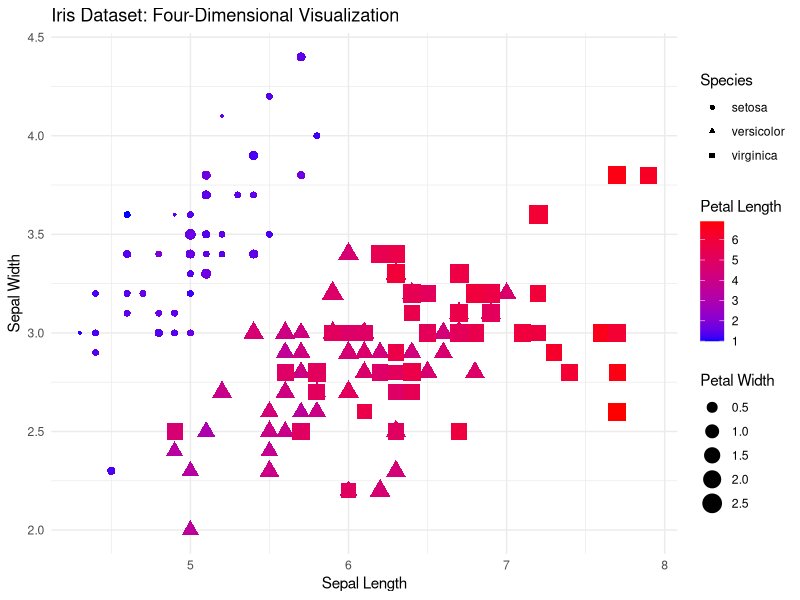
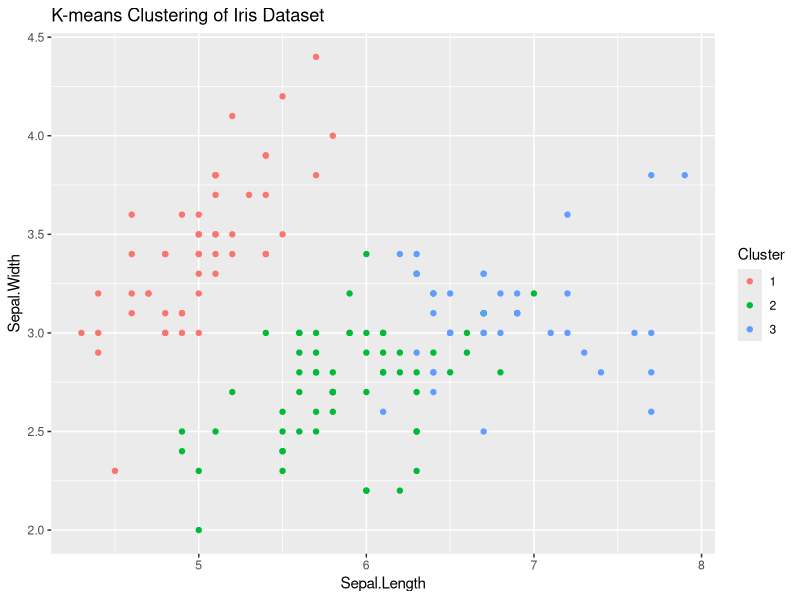

Reproduce these figures in R, in order.
data(iris)
head(iris)
install.packages("ggplot2")
library(ggplot2)

# Create a scatter plot
ggplot(iris, aes(x = Sepal.Length, y = Sepal.Width, color = Petal.Length, size = Petal.Width, shape = Species)) +
  geom_point() +
  scale_color_gradient(low = "blue", high = "red") +
  labs(title = "Iris Dataset: Four-Dimensional Visualization", x = "Sepal Length", y = "Sepal Width", color = "Petal Length", size = "Petal Width") +
  theme_minimal()
# Apply k-means clustering with k = 3 (for the three species of Iris)
set.seed(20) # for reproducibility
iris_cluster <- kmeans(iris[, 1:4], centers = 3)
iris_cluster$cluster
# Add the cluster assignments to the iris dataset
iris$Cluster <- as.factor(iris_cluster$cluster)

# Plot the clusters
library(ggplot2)
ggplot(iris, aes(Sepal.Length, Sepal.Width, color = Cluster)) +
  geom_point() +
  labs(title = "K-means Clustering of Iris Dataset")
# attach additional library for a confusion matrix
install.packages("caret")
library(caret)

# relabeling
iris$ClusterGuessedName <- factor(iris$Cluster, labels = c("setosa", "versicolor", "virginica"))

# Create a confusion matrix
confusionMatrix(iris$ClusterGuessedName, iris$Species)

